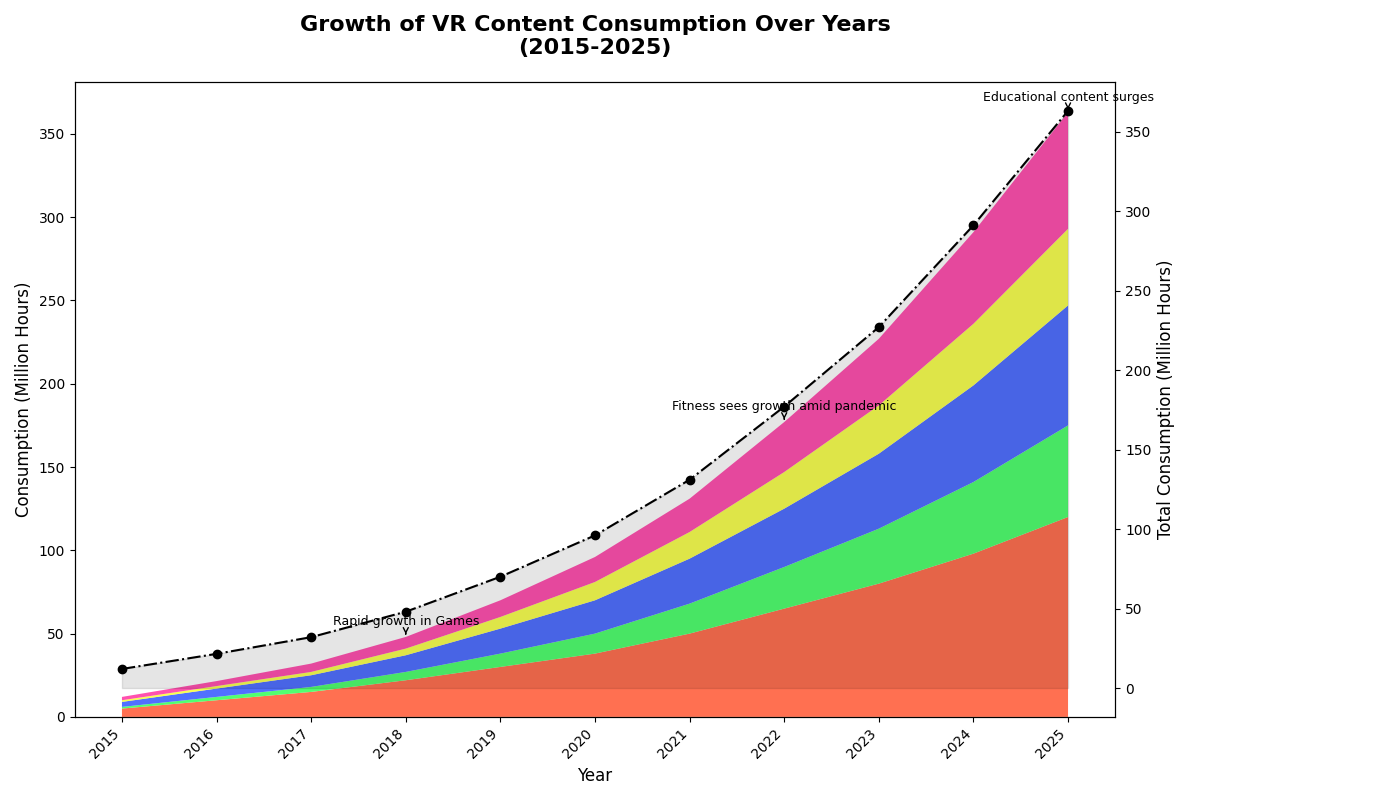

The script that drew this image:
import matplotlib.pyplot as plt
import numpy as np

years = np.arange(2015, 2026)
vr_data = np.array([
    [5, 10, 15, 22, 30, 38, 50, 65, 80, 98, 120],
    [1, 2, 3, 5, 8, 12, 18, 25, 33, 43, 55],
    [3, 5, 7, 10, 15, 20, 27, 35, 45, 58, 72],
    [1, 1.5, 2, 4, 7, 11, 16, 22, 29, 37, 46],
    [2, 3, 5, 7, 10, 15, 20, 30, 40, 55, 70]
])

fig, ax = plt.subplots(figsize=(14, 8))
new_colors = ['#FF5733', '#33FF57', '#3357FF', '#F7FF33', '#FF33A1']

ax.stackplot(years, vr_data, colors=new_colors, alpha=0.85)

ax.set_title('Growth of VR Content Consumption Over Years\n(2015-2025)', fontsize=16, fontweight='bold', pad=20)
ax.set_xlabel('Year', fontsize=12)
ax.set_ylabel('Consumption (Million Hours)', fontsize=12)
ax.set_xticks(years)
ax.set_xticklabels(years, rotation=45, ha='right')

annotations = {
    2022: 'Fitness sees growth amid pandemic',
    2018: 'Rapid growth in Games',
    2025: 'Educational content surges'
}

for year, annotation in annotations.items():
    ax.annotate(annotation, xy=(year, vr_data[:, years.tolist().index(year)].sum()), 
                xytext=(year, vr_data[:, years.tolist().index(year)].sum() + 7),
                arrowprops=dict(facecolor='black', arrowstyle='->'), fontsize=9, ha='center')

ax2 = ax.twinx()
total_consumption = vr_data.sum(axis=0)
ax2.plot(years, total_consumption, color='black', linestyle='-.', marker='o', linewidth=1.5)
ax2.fill_between(years, total_consumption, color='black', alpha=0.1)
ax2.set_ylabel('Total Consumption (Million Hours)', fontsize=12)

plt.tight_layout(rect=[0, 0, 0.85, 1])
plt.show()
